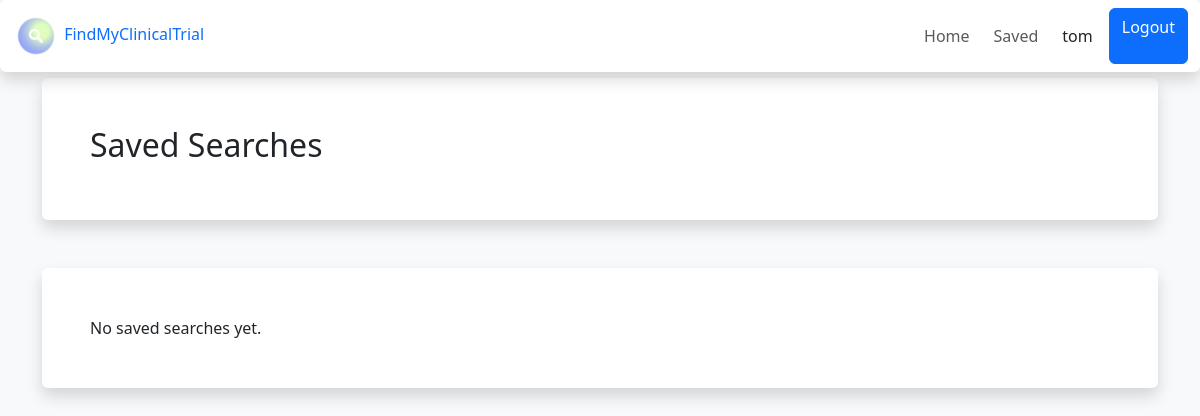
Before: /saved_searches/ (signed in) with the older database file.
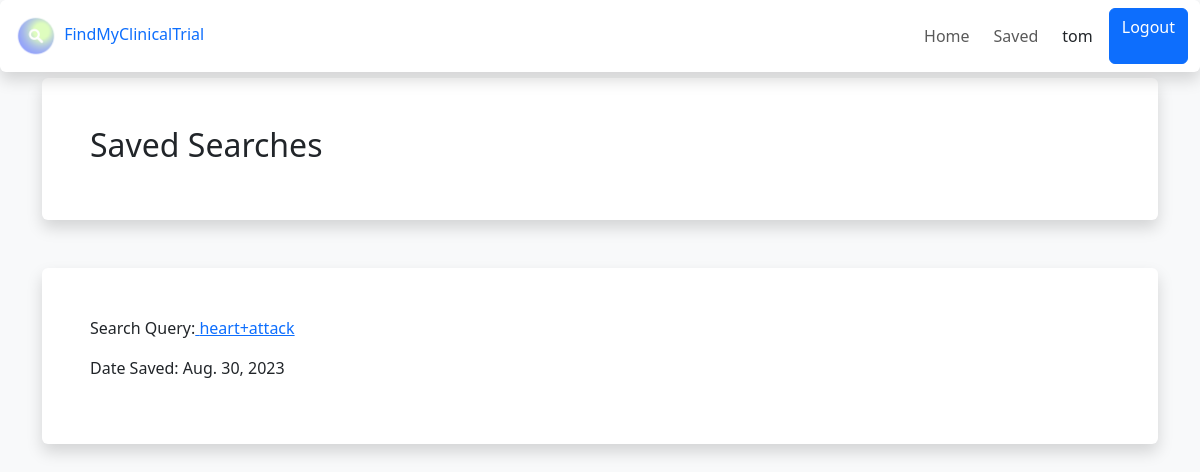
After: the same page with the newer database file.
### apiconnect/models.py (models this page shows)
class Search(models.Model):
    owner = models.ForeignKey(User, on_delete=models.CASCADE, null=True)
    query = models.TextField(null=False, blank=False)
    saved = models.DateField(auto_now=True)
    class Meta:
            ordering = ['-saved']

### apiconnect/views.py (the view)
# urls.py: path('saved_searches/', views.saved_searches, name='saved_searches'),
@login_required
def saved_searches(request):
    searches_query = Search.objects.filter(owner=request.user).order_by('-saved')
    searches = []
    idx = 1
    for item in searches_query:
        cond_idx = item.query.find('cond=')
        ampersand_idx = item.query.find('&filter')
        search_q = item.query[cond_idx + 5: ampersand_idx] if ampersand_idx != -1 else ''
        print(search_q)
        item_dict = {
            'idx' : idx,
            'search': search_q,
            'query': item.query,
            'saved': item.saved,
        }
        searches.append(item_dict)
        idx += 1
    print(searches)
    context = {'searches': searches}
    return render(request, 'apiconnect/saved_searches.html', context)

### apiconnect/templates/apiconnect/saved_searches.html (shortened to what this page needs)
{% extends 'main.html' %}
{% block content %}
<div class="shadow p-5 mt-5 mb-5 bg-white rounded" id="resultsTable" style="overflow: auto;">
<h2>Saved Searches</h2>
</div>
    {% for search in searches %}
    <div class="shadow p-5 mt-5 mb-5 bg-white rounded" id="resultsTable" style="overflow: auto;">
        <p>Search Query:<a href="#" onclick="submitForm('{{ search.idx }}'); return false;"> {{ search.search }} </a> </p>
        <p>Date Saved: {{ search.saved }}</p>
    </div>
    {% empty %}
    <div class="shadow p-5 mt-5 mb-5 bg-white rounded" id="resultsTable" style="overflow: auto;">
        No saved searches yet.
    {% endfor %}
    </div>
{% endblock %}

Changed rows visible on the page:
added Search: saved "Aug. 30, 2023"
Other visible differences:
new list line: "Search Query: heart+attack Date Saved:"
text no longer shown: "No saved searches yet."
